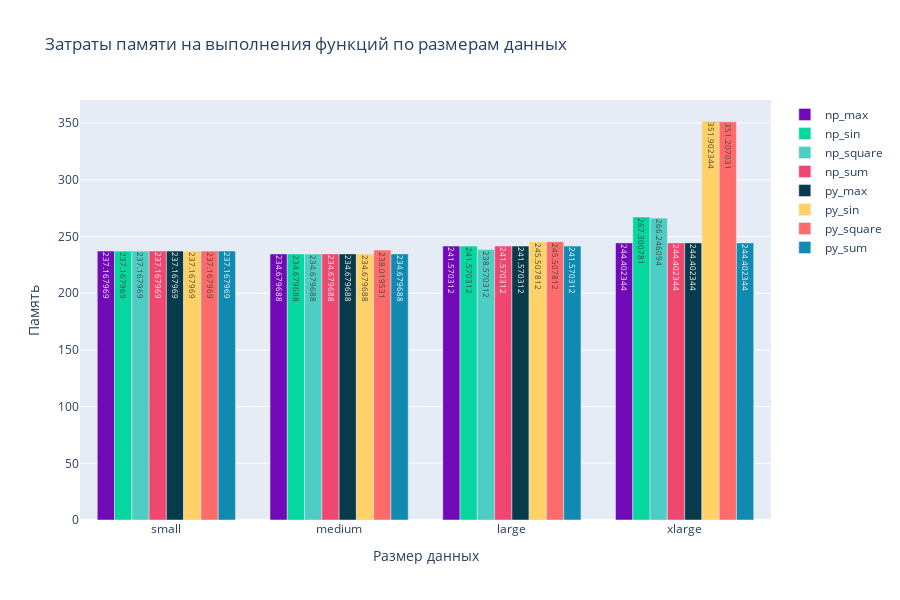

The code cell stored with this chart in its notebook:
### Code cell
size_order = ['small', 'medium', 'large', 'xlarge']
df['size'] = pd.Categorical(df['size'], categories=size_order, ordered=True)
df = df.sort_values(['function', 'size'])

# Создаем график для времени выполнения
fig_time = go.Figure()

# Цвета для функций
colors = {
    'py_square': '#FF6B6B',
    'np_square': '#4ECDC4',
    'py_sin': '#FFD166',
    'np_sin': '#06D6A0',
    'py_sum': '#118AB2',
    'np_sum': '#EF476F',
    'py_max': '#073B4C',
    'np_max': '#7209B7'
}

# Добавляем trace для каждой функции
for func in df['function'].unique():
    func_data = df[df['function'] == func]
    fig_time.add_trace(go.Bar(
        name=func,
        x=func_data['size'],
        y=func_data['memory'],
        marker_color=colors.get(func, 'gray'),
        text=[f'{t:.6f}' for t in func_data['memory']],
        textposition='auto',
    ))

fig_time.update_layout(
    title='Затраты памяти на выполнения функций по размерам данных',
    xaxis_title='Размер данных',
    yaxis_title='Память',
    barmode='group',
    yaxis_type='linear',
    height=600,
    showlegend=True
)

fig_time.show()

### Figure 1 — Plotly figure (JSON) as saved in the notebook; plotly's stock layout.template omitted (floating-point values rounded to 4 significant figures)
{"data": [{"marker": {"color": "#7209B7"}, "name": "np_max", "text": ["237.167969", "234.679688", "241.570312", "244.402344"], "textposition": "auto", "type": "bar", "x": ["small", "medium", "large", "xlarge"], "y": [237.2, 234.7, 241.6, 244.4]}, {"marker": {"color": "#06D6A0"}, "name": "np_sin", "text": ["237.167969", "234.679688", "241.570312", "267.300781"], "textposition": "auto", "type": "bar", "x": ["small", "medium", "large", "xlarge"], "y": [237.2, 234.7, 241.6, 267.3]}, {"marker": {"color": "#4ECDC4"}, "name": "np_square", "text": ["237.167969", "234.679688", "238.570312", "266.246094"], "textposition": "auto", "type": "bar", "x": ["small", "medium", "large", "xlarge"], "y": [237.2, 234.7, 238.6, 266.2]}, {"marker": {"color": "#EF476F"}, "name": "np_sum", "text": ["237.167969", "234.679688", "241.570312", "244.402344"], "textposition": "auto", "type": "bar", "x": ["small", "medium", "large", "xlarge"], "y": [237.2, 234.7, 241.6, 244.4]}, {"marker": {"color": "#073B4C"}, "name": "py_max", "text": ["237.167969", "234.679688", "241.570312", "244.402344"], "textposition": "auto", "type": "bar", "x": ["small", "medium", "large", "xlarge"], "y": [237.2, 234.7, 241.6, 244.4]}, {"marker": {"color": "#FFD166"}, "name": "py_sin", "text": ["237.167969", "234.679688", "245.507812", "351.902344"], "textposition": "auto", "type": "bar", "x": ["small", "medium", "large", "xlarge"], "y": [237.2, 234.7, 245.5, 351.9]}, {"marker": {"color": "#FF6B6B"}, "name": "py_square", "text": ["237.167969", "238.019531", "245.507812", "351.207031"], "textposition": "auto", "type": "bar", "x": ["small", "medium", "large", "xlarge"], "y": [237.2, 238.0, 245.5, 351.2]}, {"marker": {"color": "#118AB2"}, "name": "py_sum", "text": ["237.167969", "234.679688", "241.570312", "244.402344"], "textposition": "auto", "type": "bar", "x": ["small", "medium", "large", "xlarge"], "y": [237.2, 234.7, 241.6, 244.4]}], "layout": {"barmode": "group", "height": 600, "showlegend": true, "title": {"text": "Затраты памяти на выполнения функций по размерам данных"}, "xaxis": {"title": {"text": "Размер данных"}}, "yaxis": {"title": {"text": "Память"}, "type": "linear"}}}
